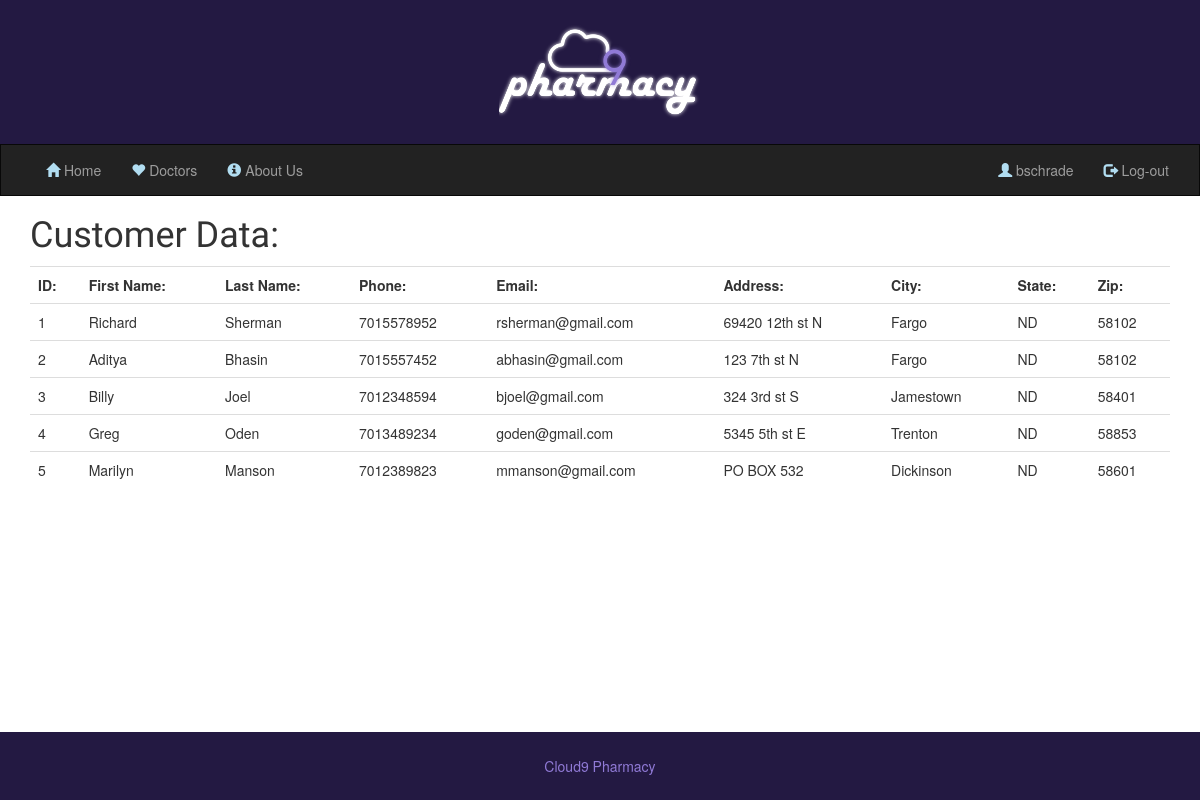
Page /showCustomers.php (signed in) on the committed database.
### tables this page shows
CREATE TABLE Customers (
custId INT (10) NOT NULL AUTO_INCREMENT,
firstName VARCHAR (255) NOT NULL,
lastName VARCHAR (255) NOT NULL,
phone VARCHAR (10) NOT NULL,
email VARCHAR (255) NOT NULL,
address VARCHAR (255) NOT NULL,
city VARCHAR (255) NOT NULL,
state VARCHAR (255) NOT NULL,
zipCode INT (5),
Primary Key (custID)
);

### showCustomers.php (the view, shortened to what this page needs)
<?php
require("common_funcs.php");
$mysqli = new mysqli($db_ip,$db_user,$db_pass,$db_base);
echo "<div class=\"container\">\r\n";
$sql = "SELECT * FROM customers";
$res = $mysqli->query($sql);
echo "<h1>Customer Data:</h1>\r\n";
echo "<div class=\"table-responsive\"><table class=\"table\">\r\n";
echo "<tr><th>ID:</th><th>First Name:</th><th>Last Name:</th><th>Phone:</th><th>Email:</th>";
echo "<th>Address:</th><th>City:</th><th>State:</th><th>Zip:</th></tr>\r\n";
if ($res != false && $res->num_rows > 0)
{
	while ($res_set = $res->fetch_assoc())
	{
		echo "<tr><td>" . $res_set["custId"] . "</td><td>" . $res_set["firstName"] . "</td><td>" . $res_set["lastName"] . "</td>";
		echo "<td>" . $res_set["phone"] . "</td><td>" . $res_set["email"] . "</td><td>" . $res_set["address"] . "</td>";
		echo "<td>" . $res_set["city"] . "</td><td>" . $res_set["state"] . "</td><td>" . $res_set["zipCode"] . "</tr>\r\n";
	}
}
echo "</table>\r\n</div>\r\n</div>\r\n";
?>

### style_index.css (style rules this page uses)
html { position:relative; min-height:100%; }
body { margin-bottom: 60px; }
h1 { font-family: Poiret One; }

### rows in the picture
customers: custId "1", firstName "Richard", lastName "Sherman", phone "7015578952", email "rsherman@gmail.com", address "69420 12th st N", city "Fargo", state "ND", zipCode "58102"
customers: custId "2", firstName "Aditya", lastName "Bhasin", phone "7015557452", email "abhasin@gmail.com", address "123 7th st N", city "Fargo", state "ND", zipCode "58102"
customers: custId "3", firstName "Billy", lastName "Joel", phone "7012348594", email "bjoel@gmail.com", address "324 3rd st S", city "Jamestown", state "ND", zipCode "58401"
customers: custId "4", firstName "Greg", lastName "Oden", phone "7013489234", email "goden@gmail.com", address "5345 5th st E", city "Trenton", state "ND", zipCode "58853"
customers: custId "5", firstName "Marilyn", lastName "Manson", phone "7012389823", email "mmanson@gmail.com", address "PO BOX 532", city "Dickinson", state "ND", zipCode "58601"

### other values in the picture
$this->link_text[$item] "Home"
$this->link_text[$item] "Doctors"
$this->link_text[$item] "About Us"
$this->link_text[$item] "bschrade"
$this->link_text[$item] "Log-out"
$out "Cloud9 Pharmacy"
